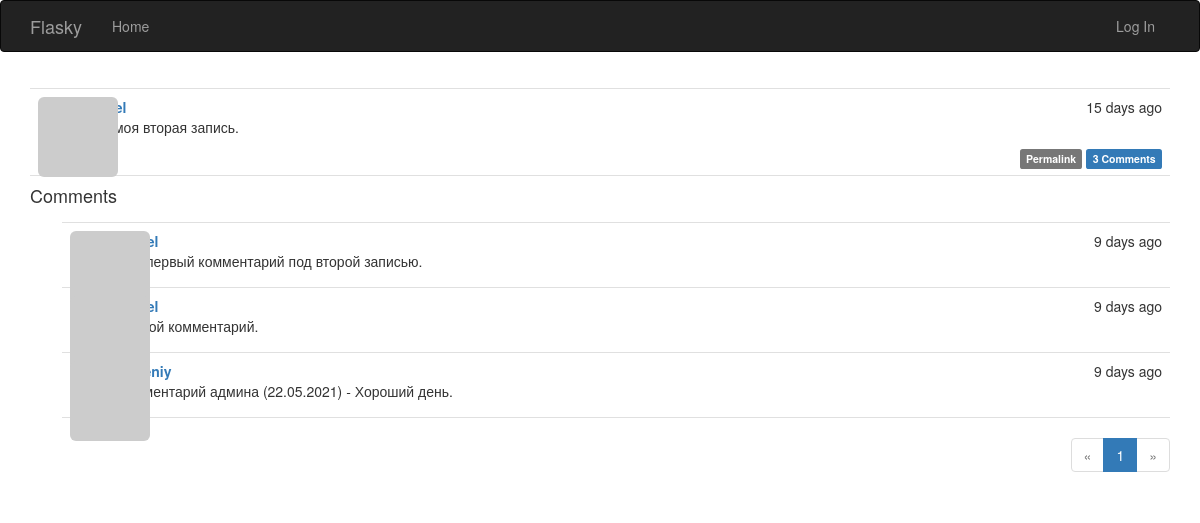
/post/102, run on the app's committed database.
### app/models.py (models this page shows, shortened)
class Post(db.Model):
    __tablename__ = 'posts'
    id = db.Column(db.Integer, primary_key=True)
    body = db.Column(db.Text)
    body_html = db.Column(db.Text)
    timestamp = db.Column(db.DateTime, index=True, default=datetime.utcnow)
    author_id = db.Column(db.Integer, db.ForeignKey('users.id'))
    comments = db.relationship('Comment', backref='post', lazy='dynamic')

class Comment(db.Model):
    __tablename__ = 'comments'
    id = db.Column(db.Integer, primary_key=True)
    body = db.Column(db.Text)
    body_html = db.Column(db.Text)
    timestamp = db.Column(db.DateTime, index=True, default=datetime.utcnow)
    disabled = db.Column(db.Boolean)
    author_id = db.Column(db.Integer, db.ForeignKey('users.id'))
    post_id = db.Column(db.Integer, db.ForeignKey('posts.id'))

### app/main/views.py (the view, shortened to what this page needs)
@main.route('/post/<int:id>', methods=['GET', 'POST'])
def post(id):
    post = Post.query.get_or_404(id)
    form = CommentForm()
    page = request.args.get('page', 1, type=int)
    if page == -1:
        page = (post.comments.count() - 1) // \
            current_app.config['FLASKY_COMMENTS_PER_PAGE'] + 1
    pagination = post.comments.order_by(Comment.timestamp.asc()).paginate(
        page, per_page=current_app.config['FLASKY_COMMENTS_PER_PAGE'],
        error_out=False)
    comments = pagination.items
    return render_template('post.html', posts=[post], form=form,
                           comments=comments, pagination=pagination)

### app/auth/views.py (called while the page is built)
@auth.before_app_request
def before_request():
    if current_user.is_authenticated:
        current_user.ping()
        if not current_user.confirmed \
                and request.endpoint \
                and request.blueprint != 'auth' \
                and request.endpoint != 'static':
            return redirect(url_for('auth.unconfirmed'))

@auth.before_app_request
def before_request():
    if current_user.is_authenticated \
            and not current_user.confirmed \
            and request.blueprint != 'auth' \
            and request.endpoint != 'static':
        return redirect(url_for('auth.unconfirmed'))

### app/main/__init__.py (called while the page is built)
@main.app_context_processor
def inject_permissions():
    return dict(Permission=Permission)

### app/models.py (called while the page is built)
    def gravatar_hash(self):
        return hashlib.md5(self.email.lower().encode('utf-8')).hexdigest()

    def gravatar(self, size=100, default='identicon', rating='g'):
        url = 'https://secure.gravatar.com/avatar'
        hash = self.avatar_hash or self.gravatar_hash()
        return '{url}/{hash}?s={size}&d={default}&r={rating}'.format(
            url=url, hash=hash, size=size, default=default, rating=rating)

    def can(self, permissions):
        return False

    def is_administrator(self):
        return False

### app/templates/post.html (shortened to what this page needs)
{% extends "base.html" %}
{% import "bootstrap/wtf.html" as wtf %}
{% import "_macros.html" as macros %}
{% block page_content %}
{% include '_posts.html' %}
<h4 id="comments">Comments</h4>
{% include '_comments.html' %}
{% if pagination %}
<div class="pagination">
    {{ macros.pagination_widget(pagination, '.post', fragment='#comments', id=posts[0].id) }}
</div>
{% endif %}
{% endblock %}

### app/templates/_posts.html (shortened to what this page needs)
<ul class="posts">
    {% for post in posts %}
    <li class="post">
        <div class="post-thumbnail">
            <a href="{{ url_for('.user', username=post.author.username) }}">
                <img class="img-rounded profile-thumbnail" src="{{ post.author.gravatar(size=40) }}">
            </a>
        </div>
        <div class="post-content">
            <div class="post-date">{{ moment(post.timestamp).fromNow() }}</div>
            <div class="post-author"><a href="{{ url_for('.user', username=post.author.username) }}">{{ post.author.username }}</a></div>
            <div class="post-body">
                {% if post.body_html %}
                    {{ post.body_html | safe }}
                {% else %}
                    {{ post.body }}
                {% endif %}
            </div>
            <div class="post-footer">
                <a href="{{ url_for('.post', id=post.id) }}">
                    <span class="label label-default">Permalink</span>
                </a>
                <a href="{{ url_for('.post', id=post.id) }}#comments">
                    <span class="label label-primary"> {{ post.comments.count() }} Comments</span>
                </a>
            </div>
        </div>
    </li>
    {% endfor %}
</ul>

### app/templates/_comments.html (shortened to what this page needs)
<ul class="comments">
    {% for comment in comments %}
    <li class="comment">
        <div class="comment-thumbnail">
            <a href="{{ url_for('.user', username=comment.author.username) }}">
                <img class="img-rounded profile-thumbnail" src="{{ comment.author.gravatar(size=40) }}">
            </a>
        </div>
        <div class="comment-content">
            <div class="comment-date">{{ moment(comment.timestamp).fromNow() }}</div>
            <div class="comment-author"><a href="{{ url_for('.user', username=comment.author.username) }}">{{ comment.author.username }}</a></div>
            <div class="comment-body">
                {% if moderate or not comment.disabled %}
                    {% if comment.body_html %}
                        {{ comment.body_html | safe }}
                    {% else %}
                        {{ comment.body }}
                    {% endif %}
                {% endif %}
            </div>
        </div>
    </li>
    {% endfor %}
</ul>

### app/static/styles.css (style rules this page uses)
.profile-thumbnail { position: absolute; }
ul.posts { list-style-type: none; padding: 0px; margin: 16px 0px 0px 0px; border-top: 1px solid #e0e0e0; }
ul.posts li.post { padding: 8px; border-bottom: 1px solid #e0e0e0; }
div.post-date { float: right; }
div.post-author { font-weight: bold; }
div.post-thumbnail { position: absolute; }
div.post-content { margin-left: 48px; min-height: 48px; }
div.post-footer { text-align: right; }
ul.comments { list-style-type: none; padding: 0px; margin: 16px 0px 0px 0px; }
ul.comments li.comment { margin-left: 32px; padding: 8px; border-bottom: 1px solid #e0e0e0; }
ul.comments li.comment:nth-child(1) { border-top: 1px solid #e0e0e0; }
div.comment-date { float: right; }
div.comment-author { font-weight: bold; }
div.comment-thumbnail { position: absolute; }
div.comment-content { margin-left: 48px; min-height: 48px; }
div.pagination { width: 100%; text-align: right; padding: 0px; margin: 0px; }

### data on the page
Post: timestamp "15 days ago", body_html "Это моя вторая запись.", comments.count "3"
Comment: timestamp "9 days ago", body_html "Это первый комментарий под второй записью."
Comment: timestamp "9 days ago", body_html "Второй комментарий."
Comment: timestamp "9 days ago", body_html "Комментарий админа (22.05.2021) - Хороший день."

### other printed values
{{ p }} "1"
